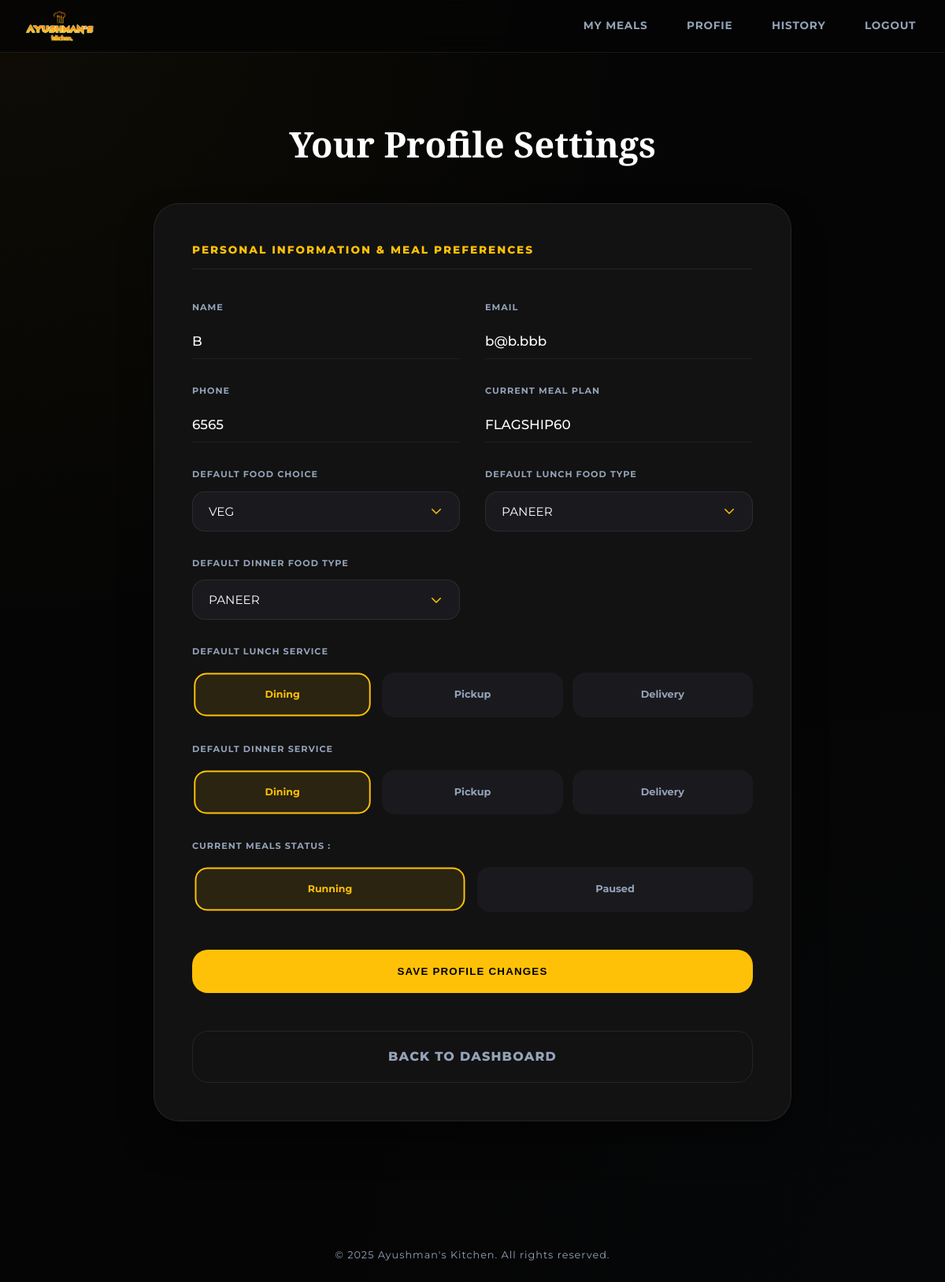
Screenshot of /user-profile (signed in) with the database file from the repository.
### Customers/models.py (models this page shows, shortened)
class Customer(AbstractBaseUser, PermissionsMixin):
    email = models.EmailField(unique=True)
    name = models.CharField(max_length=150)
    phone = models.CharField(max_length=15, blank=True)
    address = models.CharField(max_length=200, blank=True)
    is_active = models.BooleanField(default=True)
    is_staff = models.BooleanField(default=False)
    date_joined = models.DateTimeField(default=timezone.now)
    profile_updated_at = models.DateTimeField(auto_now=True)
    subscription_phase=models.IntegerField(default=1)
    meal_balance = models.IntegerField(default=0)
    user_status_active = models.BooleanField(default=True)
    lunch_status_active = models.BooleanField(default=True)
    dinner_status_active = models.BooleanField(default=True)
    paused_subscription = models.BooleanField(default=False)
    subscription_choice = models.CharField(max_length=20, choices=SUBSCRIPTION_TYPE, default="NORMAL60")
    default_lunch_service_choice = models.CharField(max_length=20, choices=SERVICE_TYPE, default="DineIn")
    default_dinner_service_choice = models.CharField(max_length=20, choices=SERVICE_TYPE, default="DineIn")
    default_meal_choice = models.CharField(max_length=20, choices=MEAL_MENU, default="NONE")
    FLAGSHIP_MENU_LUNCH_default_choice = models.CharField(max_length=20, choices=FLAGSHIP_MENU_LUNCH, default="NONE")
    FLAGSHIP_MENU_DINNER_default_choice = models.CharField(max_length=20, choices=FLAGSHIP_MENU_DINNER, default="NONE")
    PREMIUM_MENU_LUNCH_default_choice = models.CharField(max_length=20, choices=PREMIUM_MENU_LUNCH, default="NONE")
    PREMIUM_MENU_DINNER_default_choice = models.CharField(max_length=20, choices=PREMIUM_MENU_DINNER, default="NONE")
    USERNAME_FIELD = "email"
    REQUIRED_FIELDS = ["name"]
    objects = CustomerManager()

### Customers/views.py (the view, shortened to what this page needs)
# urls.py: path('user-profile', user_profile,name="user_profile"),
@login_required
def user_profile(request):
    user=request.user
    return render(request,'Customer/user-profile.html')

### templates/Customer/user-profile.html (shortened to what this page needs)
{% load static %}
<!DOCTYPE html>
<html lang="en">
<head>
    <link rel="stylesheet" href={% static "Customer/styles-user-profile.css" %}>
</head>
<body>
    {% include "Customer/navbar.html" %}
    <main class="user-page">
        <div class="user-container">
            <h1 class="page-title">Your Profile Settings</h1>
            <section class="profile-card">
                <form method="POST" action="{% url 'user_profile' %}">
                    <h2 class="section-title">Personal Information & Meal Preferences</h2>
                    <div class="profile-info-grid">
                        <div class="info-group">
                            <label for="userName" class="info-label">Name</label>
                            <label type="text" id="userName">{{request.user.name}}</label>
                        </div>
                        <div class="info-group">
                            <label for="userEmail" class="info-label">Email</label>
                            <label type="text" id="userName">{{request.user.email}}</label>
                        </div>
                        <div class="info-group">
                            <label for="userPhone" class="info-label">Phone</label>
                            <label type="text" id="userName">{{request.user.phone}}</label>
                        </div>
                        <div class="info-group">
                            <span class="info-label">Current Meal Plan</span>
                            <label type="text" id="userName">{{request.user.subscription_choice}}</label>
                        </div>
                        {% if request.user.paused_subscription %}
                                     <div class="message-banner warning" role="alert">
                                <p>
                                    ⚠️ <strong>Plan Ended Alert!</strong>
                                    You have <strong>0</strong> meals left.
                                    Please renew your plan soon to resume services.
                                </p>
                            </div>
                        {% else %}
                                <div class="info-group">
                                    <label for="defaultFood" class="info-label">Default Food Choice</label>
                                    <select id="defaultFood" class="select-field" name="default_meal_choice">
                                        <option value="VEG" {% if request.user.default_meal_choice == "VEG" %}selected{% endif %}>VEG</option>
                                    </select>
                                </div>
                            {% if request.user.subscription_choice == "FLAGSHIP30" or request.user.subscription_choice == "FLAGSHIP60" %}
                                {% if request.user.lunch_status_active %}
                                    <div class="info-group">
                                        <label for="defaultLunchFood" class="info-label">Default Lunch Food Type</label>
                                        <select id="defaultLunchFood" class="select-field" name="default_flagship_lunch">
                                            <option value="PANEER" {% if request.user.FLAGSHIP_MENU_LUNCH_default_choice == "PANEER" %}selected{% endif %}>PANEER</option>
                                        </select>
                                    </div>
                                {% endif %}
                                {% if request.user.dinner_status_active %}
                                    <div class="info-group">
                                        <label for="defaultDinnerFood" class="info-label">Default Dinner Food Type</label>
                                        <select id="defaultDinnerFood" class="select-field" name="default_flagship_dinner">
                                            <option value="PANEER" {% if request.user.FLAGSHIP_MENU_DINNER_default_choice == "PANEER" %}selected{% endif %}>PANEER</option>
                                        </select>
                                    </div>
                                {% endif %}
                            {% endif %}
                            {% if request.user.lunch_status_active %}
                            <div class="info-group">
                                <span class="info-label">Default Lunch Service</span>
                                <div class="default-service-options radio-group">
                                    <label for="def-lunch-dining" class="radio-label btn-dining">Dining</label>
                                    <label for="def-lunch-pickup" class="radio-label btn-pickup">Pickup</label>
                                    <label for="def-lunch-delivery" class="radio-label btn-delivery">Delivery</label>
                                </div>
                            </div>
                            {% endif %}
                            {% if request.user.dinner_status_active %}
                            <div class="info-group">
                                <span class="info-label">Default Dinner Service</span>
                                <div class="default-service-options radio-group">
                                    <label for="def-dinner-dining" class="radio-label btn-dining">Dining</label>
                                    <label for="def-dinner-pickup" class="radio-label btn-pickup">Pickup</label>
                                    <label for="def-dinner-delivery" class="radio-label btn-delivery">Delivery</label>
                                </div>
                            </div>
                            {% endif %}
                            <div class="info-group">
                                <span class="info-label">Current Meals Status :</span>
                                <div class="default-service-options radio-group">
                                    <label for="status-available" class="radio-label btn-dining">Running</label>
                                    <label for="status-not-available" class="radio-label btn-cancel">Paused</label>
                                </div>
                            </div>
                    </div>
                    <div class="profile-actions">
                        <button class="btn btn-primary">Save Profile Changes</button>
                    </div>
                    {% endif %}
                </form>
                  <div class="history-actions">
                        <a href="{% url "user_dashboard" %}" class="btn btn-secondary">Back to Dashboard</a>
                    </div>
            </section>
        </div>
    </main>
    <footer class="footer">
        <p>&copy; 2025 Ayushman's Kitchen. All rights reserved.</p>
    </footer>
</body>
</html>

### static/Customer/styles-user-profile.css (style rules this page uses)
:root { --primary: #FFC107; --primary-dark: #FFB300; --bg-deep: #050505; --surface: #121212; --card-border: rgba(255, 255, 255, 0.08); --text-main: #FFFFFF; --text-muted: #94a3b8; --success: #10b981; --danger: #ef4444; --warning: #f59e0b; }
* { margin: 0; padding: 0; box-sizing: border-box; }
body { background-color: var(--bg-deep); background-image: radial-gradient(circle at 0% 0%, rgba(255, 193, 7, 0.04) 0%, transparent 40%), radial-gradient(circle at 100% 100%, rgba(59, 130, 246, 0.02) 0%, transparent 40%); color: var(--text-main); font-family: 'Montserrat', sans-serif; line-height: 1.6; -webkit-font-smoothing: antialiased; overflow-x: hidden; }
.user-page { width: 100%; max-width: 850px; margin: 0 auto; padding: clamp(2rem, 10vh, 5rem) 1.25rem 6rem; }
.user-container { width: 100%; animation: profileFadeIn 0.8s cubic-bezier(0.16, 1, 0.3, 1); }
.page-title { font-family: 'Playfair Display', serif; font-size: clamp(1.8rem, 6vw, 2.8rem); text-align: center; margin-bottom: clamp(2rem, 5vh, 3.5rem); font-weight: 900; }
.profile-card { background: var(--surface); border: 1px solid var(--card-border); border-radius: 32px; padding: clamp(1.5rem, 5vw, 3rem); box-shadow: 0 25px 50px -12px rgba(0, 0, 0, 0.6); }
.section-title { font-size: 0.85rem; color: var(--primary); text-transform: uppercase; letter-spacing: 2px; margin-bottom: 2.5rem; border-bottom: 1px solid var(--card-border); padding-bottom: 12px; font-weight: 800; }
.profile-info-grid { display: grid; grid-template-columns: repeat(auto-fit, minmax(300px, 1fr)); gap: 2rem; }
.info-group:has(.radio-group), .message-banner { grid-column: 1 / -1; }
.info-group { display: flex; flex-direction: column; gap: 0.75rem; }
.info-label { font-size: 0.7rem; font-weight: 700; color: var(--text-muted); text-transform: uppercase; letter-spacing: 1px; }
label[type="text"] { font-size: 1.05rem; font-weight: 500; color: #fff; padding: 0.5rem 0; border-bottom: 1px solid rgba(255, 255, 255, 0.05); display: block; }
.select-field { width: 100%; padding: 1rem 1.25rem; background: #1a1a1e; border: 1px solid var(--card-border); border-radius: 16px; color: white; font-family: inherit; font-size: 0.95rem; outline: none; appearance: none; cursor: pointer; background-repeat: no-repeat; background-position: right 1.25rem center; background-size: 1.1rem; transition: 0.3s; }
.radio-group { display: grid; grid-template-columns: repeat(auto-fit, minmax(120px, 1fr)); gap: 12px; margin-top: 5px; }
.radio-label { background: #1a1a1e; padding: 1rem; border-radius: 16px; text-align: center; font-size: 0.8rem; font-weight: 700; cursor: pointer; border: 2px solid transparent; transition: all 0.2s cubic-bezier(0.4, 0, 0.2, 1); color: var(--text-muted); display: flex; align-items: center; justify-content: center; }
.radio-group input:checked + .radio-label { background: rgba(255, 193, 7, 0.1); border-color: var(--primary); color: var(--primary); transform: scale(0.98); }
.profile-actions, .history-actions { margin-top: 3rem; }
.btn { width: 100%; padding: 1.2rem; border-radius: 20px; font-weight: 800; text-transform: uppercase; letter-spacing: 1.2px; cursor: pointer; transition: all 0.3s ease; text-decoration: none; display: block; text-align: center; border: none; min-height: 55px; }
.btn-primary { background: var(--primary); color: #000; }
.btn-secondary { background: transparent; border: 1px solid var(--card-border); color: var(--text-muted); margin-top: 1.25rem; }
.footer { text-align: center; padding: 4rem 1.5rem 2rem; color: var(--text-muted); font-size: 0.8rem; letter-spacing: 1px; }

### rows the page displays
Customer: user.name "B", user.email "b@b.bbb", user.phone "6565", user.subscription_choice "FLAGSHIP60", default_meal_choice "VEG", default_flagship_lunch "PANEER", default_flagship_dinner "PANEER"
